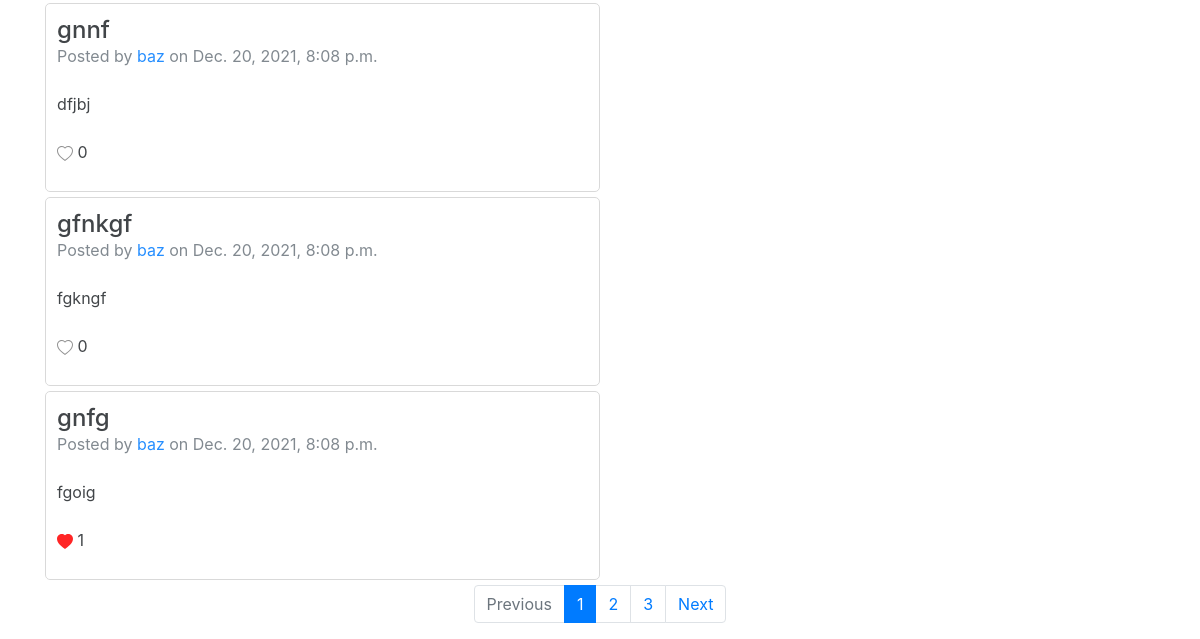
/following (signed in, lower part), run on an earlier commit of the app's database.
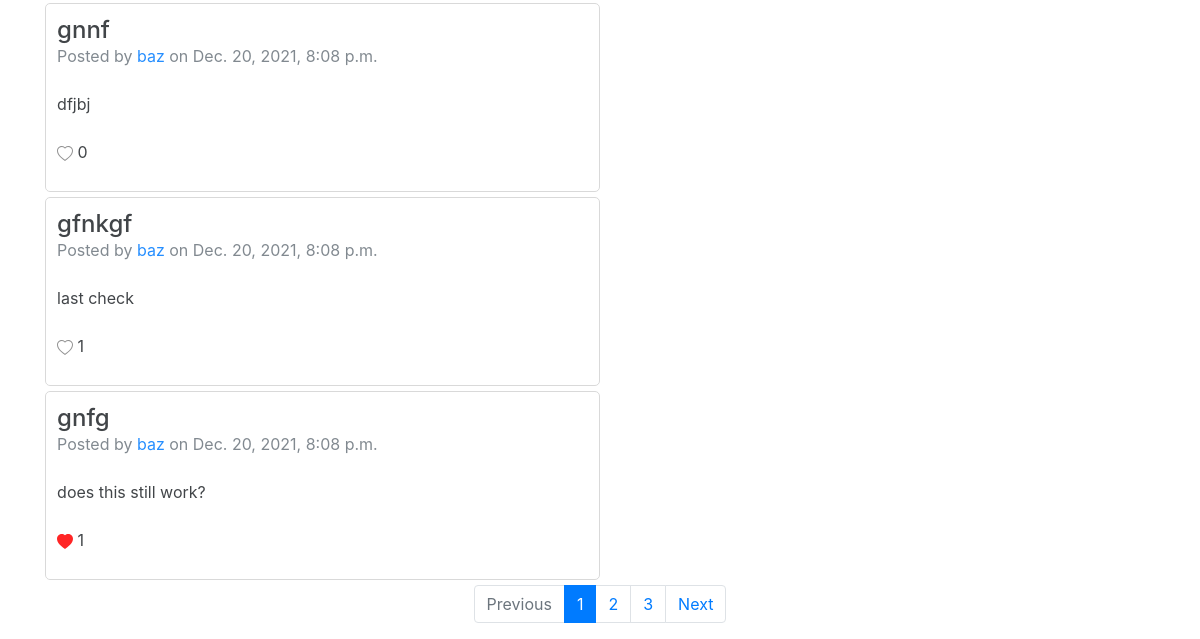
And on a later commit of the database.
### network/models.py (models this page shows, shortened)
class Post(models.Model):
    title = models.CharField(max_length=64)
    body = models.CharField(max_length=500)
    timestamp = models.DateTimeField(auto_now_add=True)
    user = models.ForeignKey('User', on_delete=models.CASCADE, related_name='post_user')
    liked_by = models.ManyToManyField('User', default=None, blank=True, related_name='post_likes')

class User(AbstractUser):
    pass

### network/views.py (the view)
# urls.py: path("following", views.following, name="following"),
@login_required
def following(request):
    active_user = User.objects.get(username = request.user)
    posts = [users.get_followed_posts() for users in active_user.account.all()]
    posts = list(chain(*posts))
    paginator = Paginator(posts, 10)
    page_number = request.GET.get('page')
    page_obj = paginator.get_page(page_number)
    return render(request, 'network/following.html', {
        "page_obj": page_obj
    })

### network/models.py (called while the page is built)
    def get_followed_posts(self):
        return self.account.post_user.order_by("-timestamp").all()

### network/templates/network/following.html (shortened to what this page needs)
{% extends "network/layout.html" %}
{% load static %}
{% block body %}
<div class="container justify-content-center">
    {% for post in page_obj %}
    <div id="{{ post.id }}" class="list-item" style="margin: 0px; margin-bottom: 5px;">
        <h4 id="post-title" style="margin-bottom: 0px;">{{ post.title }}</h4>
        <p class="text-muted">Posted by <a href="{% url 'profile' post.user.username %}" style="text-decoration: none;">{{ post.user }}</a> on {{ post.timestamp }}</p>
        <br>
        <p id="post-body">{{ post.body}}</p>
        <br>
        <div id="likes" style="display: block;">
            {% with user=request.user like_count=post.liked_by.count%}
                {% if user in post.liked_by.all %}
                    <div id="icon-filled" onclick="unlike_post('{{ post.id }}')" style="display: inline-block;">
                        <svg id="filled" xmlns="http://www.w3.org/2000/svg" width="16" height="16" fill="red" class="bi bi-heart-fill" viewBox="0 0 16 16">
                            <path fill-rule="evenodd" d="M8 1.314C12.438-3.248 23.534 4.735 8 15-7.534 4.736 3.562-3.248 8 1.314z"/>
                        </svg>
                    </div>
                    <p id="likeCount" style="display: inline-block" value="{{ like_count }}">{{ like_count }}</p>
                {% else %}
                    <div id="icon-empty" onclick="like_post('{{ post.id }}')" style="display: inline-block;">
                    </div>
                    <p id="likeCount" style="display: inline-block" value="{{ like_count }}">{{ like_count }}</p>
                {% endif %}
            {% endwith %}
        </div>
    </div>
    {% empty %}
    <div class="h-100 row align-items-center">
        <h6 class="col">You aren't currently following any profiles</h6>
    </div>
    {% endfor %}
    <nav aria-label="page-nav">
        <ul class="pagination justify-content-center">
            {% if page_obj.has_previous %}
                <li class="page-item">
                    <a class="page-link" href="?page={{ page_obj.previous_page_number }}">Previous</a>
                </li>
            {% else %}
                <li class="page-item disabled">
                    <a class="page-link" aria-disabled="true" href="">Previous</a>
                </li>
            {% endif %}
            {% for i in page_obj.paginator.page_range %}
                {% if i == page_obj.number %}
                    <li class="page-item active" aria-current="page">
                        <span class="page-link">
                            {{ i }}
                        </span>
                    </li>
                {% else %}
                    <li class="page-item"><a class="page-link" href="?page={{ i }}">{{ i }}</a></li>
                {% endif %}
            {% endfor %}
            {% if page_obj.has_next %}
                <li class="page-item">
                    <a class="page-link" href="?page={{ page_obj.next_page_number }}">Next</a>
                </li>
            {% else %}
                <li class="page-item disabled">
                    <a class="page-link" aria-disabled="true" href="">Next</a>
                </li>
            {% endif %}
        </ul>
    </nav>
</div>
{% endblock %}

### network/templates/network/layout.html (shortened to what this page needs)
{% load static %}
<!DOCTYPE html>
<html lang="en">
    <head>
        <link rel="stylesheet" href="https://stackpath.bootstrapcdn.com/bootstrap/4.4.1/css/bootstrap.min.css">
        <link href="{% static 'network/styles.css' %}" rel="stylesheet">
    </head>
    <body>
        <div class="body">
            {% block body %}
            {% endblock %}
        </div>
    </body>
</html>

### network/static/network/styles.css (style rules this page uses)
.list-item { border: 1px solid lightgrey; border-radius: 5px; margin-bottom: 1em; opacity: 85%; padding: 1%; width: 50%; }
.list-item > p { margin: 0px; }

What changed in the data, as far as the page shows it:
changed Post "gfnkgf": body "fgkngf" → "last check"; {{ like_count }} 0 → 1 (drawn); liked_by.count "0" → "1"
changed Post "gnfg": body "fgoig" → "does this still work?"
